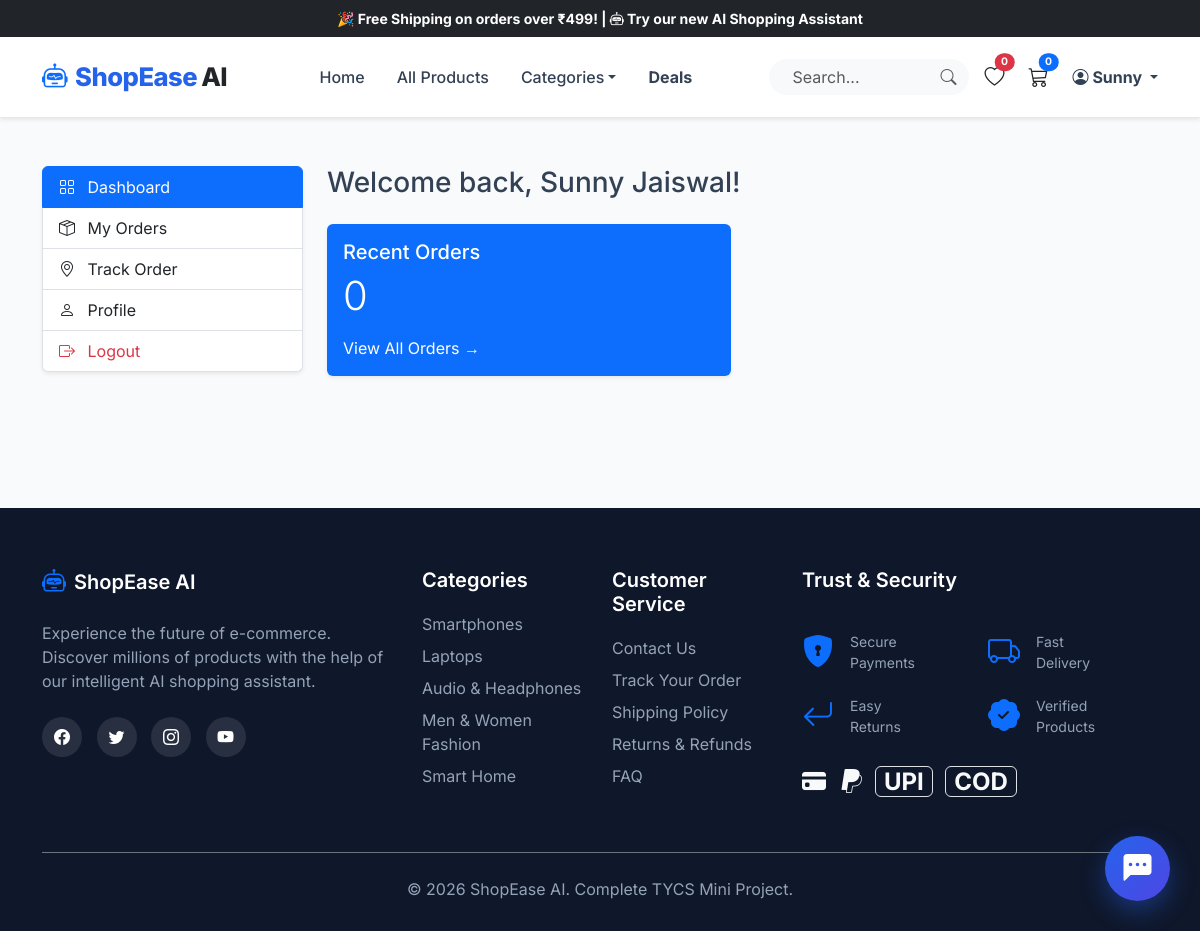
The app's page /customer/dashboard (signed in), older data.
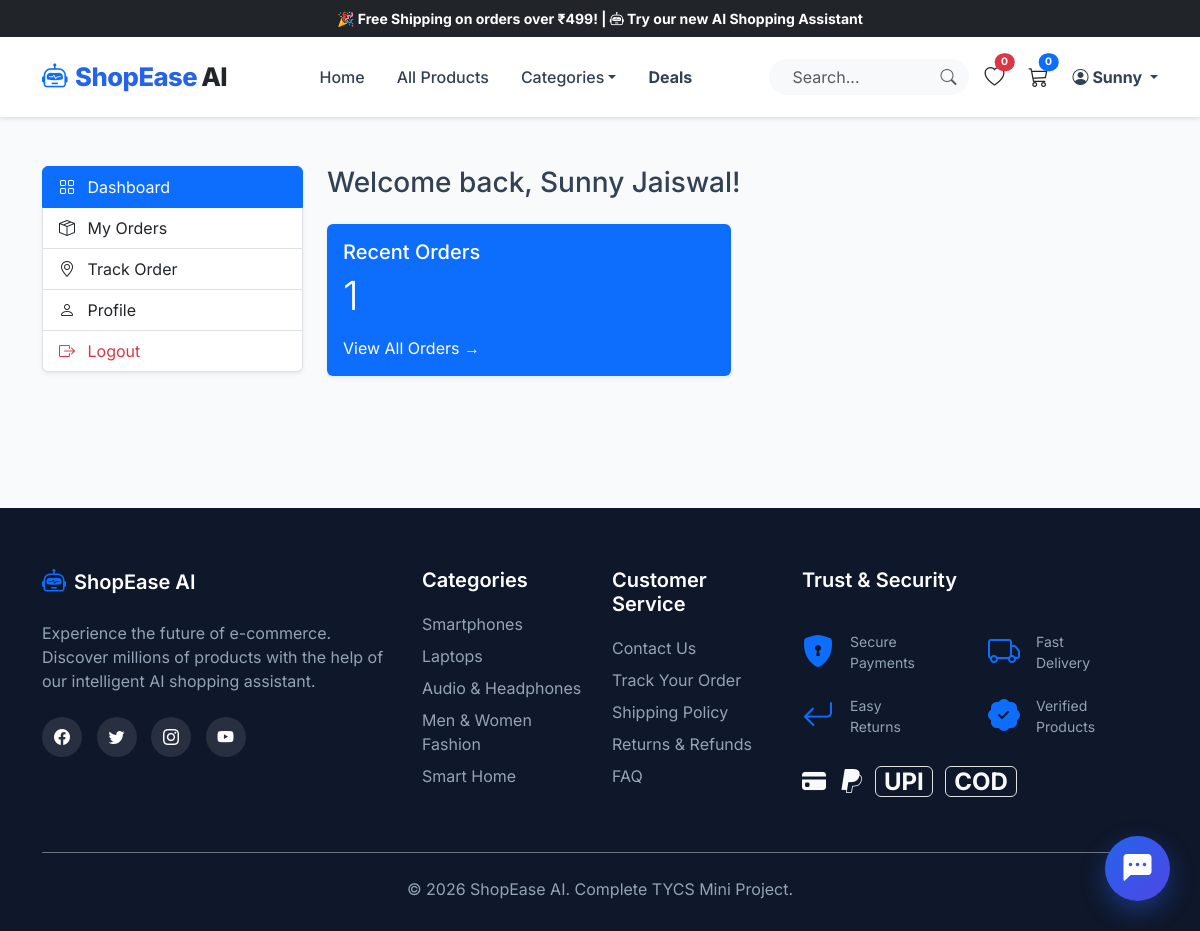
The same page, newer data.
### tables this page shows
CREATE TABLE orders (
            id VARCHAR(50) PRIMARY KEY,
            razorpay_order_id VARCHAR(100),
            razorpay_payment_id VARCHAR(100),
            razorpay_signature VARCHAR(255),
            name VARCHAR(100),
            email VARCHAR(100),
            phone VARCHAR(20),
            address TEXT,
            city VARCHAR(100),
            state VARCHAR(100),
            pin VARCHAR(20),
            total_amount REAL,
            payment_method VARCHAR(50),
            payment_status VARCHAR(50) DEFAULT 'Pending',
            order_status VARCHAR(50) DEFAULT 'Pending',
            created_at TIMESTAMP DEFAULT CURRENT_TIMESTAMP,
            user_id INTEGER REFERENCES users(id)
        );

### customer.py (the view)
@customer_bp.route('/dashboard')
@login_required
def dashboard():
    conn = get_db()
    placeholder = '%s' if hasattr(conn, 'conn') else '?'
    orders = conn.execute(f"SELECT * FROM orders WHERE user_id = {placeholder} ORDER BY created_at DESC LIMIT 5", (session['user_id'],)).fetchall()
    conn.close()
    return render_template('customer_dashboard.html', orders=orders)

### app.py (called while the page is built, shortened)
def get_db_path():
    return DB_PATH

def get_db_connection():
    db_url = os.getenv('DATABASE_URL')
    import sqlite3
    db_file = get_db_path()
    conn = sqlite3.connect(db_file)
    conn.row_factory = sqlite3.Row
    return conn

### auth.py (called while the page is built)
def get_db():
    from app import get_db_connection
    return get_db_connection()

def login_required(f):
    @wraps(f)
    def decorated_function(*args, **kwargs):
        if 'user_id' not in session:
            flash('Please log in to access this page.', 'danger')
            return redirect(url_for('auth.login'))
        return f(*args, **kwargs)
    return decorated_function

### templates/customer_dashboard.html (shortened to what this page needs)
{% extends 'base.html' %}
{% block content %}
<div class="container py-5">
    <div class="row">
        <div class="col-md-3 mb-4">
            <div class="list-group shadow-sm border-0">
                <a href="{{ url_for('customer.dashboard') }}" class="list-group-item list-group-item-action active"><i class="bi bi-grid me-2"></i> Dashboard</a>
                <a href="{{ url_for('customer.my_orders') }}" class="list-group-item list-group-item-action"><i class="bi bi-box-seam me-2"></i> My Orders</a>
                <a href="{{ url_for('track_order') }}" class="list-group-item list-group-item-action"><i class="bi bi-geo-alt me-2"></i> Track Order</a>
                <a href="{{ url_for('customer.profile') }}" class="list-group-item list-group-item-action"><i class="bi bi-person me-2"></i> Profile</a>
                <a href="{{ url_for('auth.logout') }}" class="list-group-item list-group-item-action text-danger"><i class="bi bi-box-arrow-right me-2"></i> Logout</a>
            </div>
        </div>
        <div class="col-md-9">
            <h3 class="mb-4">Welcome back, {{ session.name }}!</h3>
            <div class="row g-4 mb-4">
                <div class="col-md-6">
                    <div class="card shadow-sm border-0 bg-primary text-white h-100">
                        <div class="card-body">
                            <h5>Recent Orders</h5>
                            <p class="display-6">{{ orders|length }}</p>
                            <a href="{{ url_for('customer.my_orders') }}" class="text-white">View All Orders &rarr;</a>
                        </div>
                    </div>
                </div>
            </div>
        </div>
    </div>
</div>
{% endblock %}

Row changes from the older to the newer data that the page shows:
added orders: name "Sunny Jaiswal"
Text that changed along with them:
{{ orders|length }}: "0" → "1"
{{ session.name }}: "Sunny Jaiswal" → (not shown)
